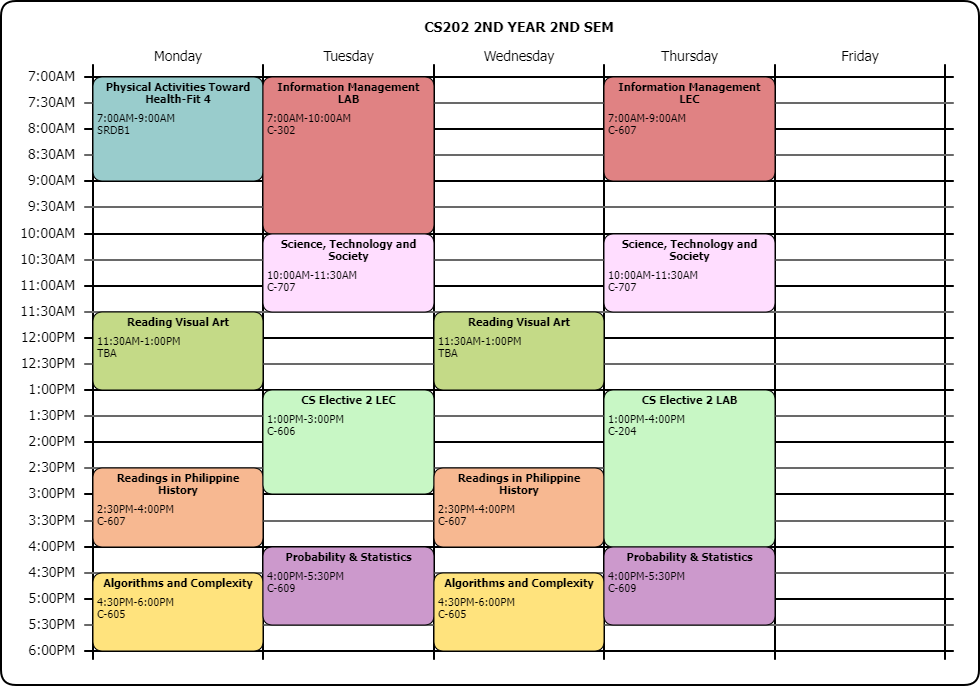
#> input picture backend/chatbot/services/schedule.png, 980 x 686 px
$ python extracted_sched.py
#> lines starting #> are read from the running program, lines starting #| are printed output that depends on the picture
import cv2
import pytesseract

# Load the image
image_path = "./schedule.png"
image = cv2.imread(image_path)
#> image is the input picture: shape (686, 980, 3); mean B, G, R 209, 217.2, 224.6

# Convert to grayscale
gray = cv2.cvtColor(image, cv2.COLOR_BGR2GRAY)
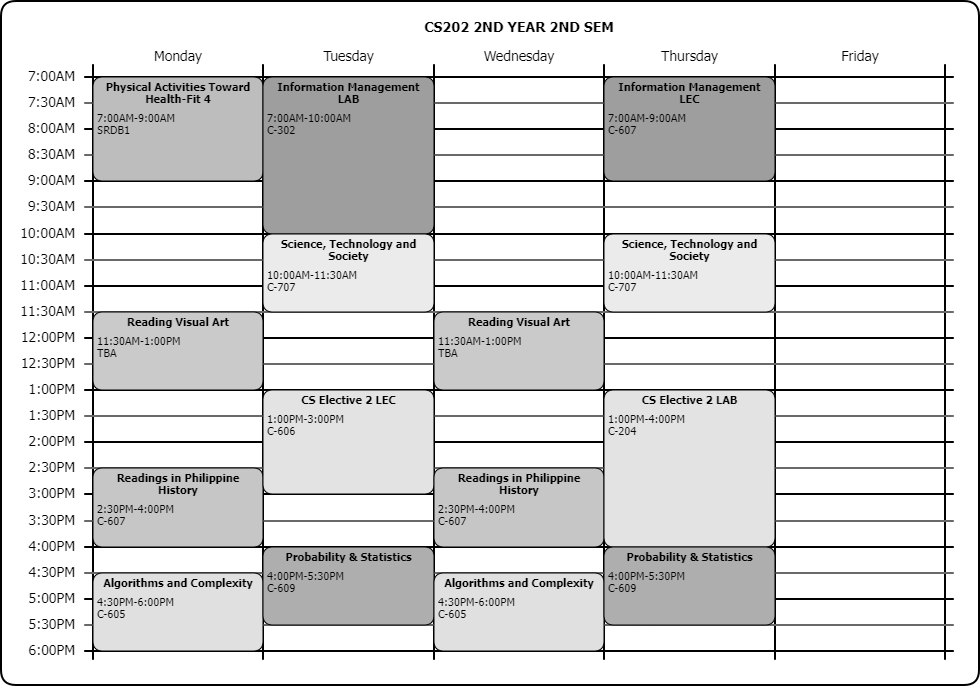
#> gray: shape (686, 980); min 0, max 255, mean 218.5

# Apply adaptive thresholding (better for complex images)
adaptive_thresh = cv2.adaptiveThreshold(
    gray, 255, cv2.ADAPTIVE_THRESH_GAUSSIAN_C, cv2.THRESH_BINARY, 11, 2
)
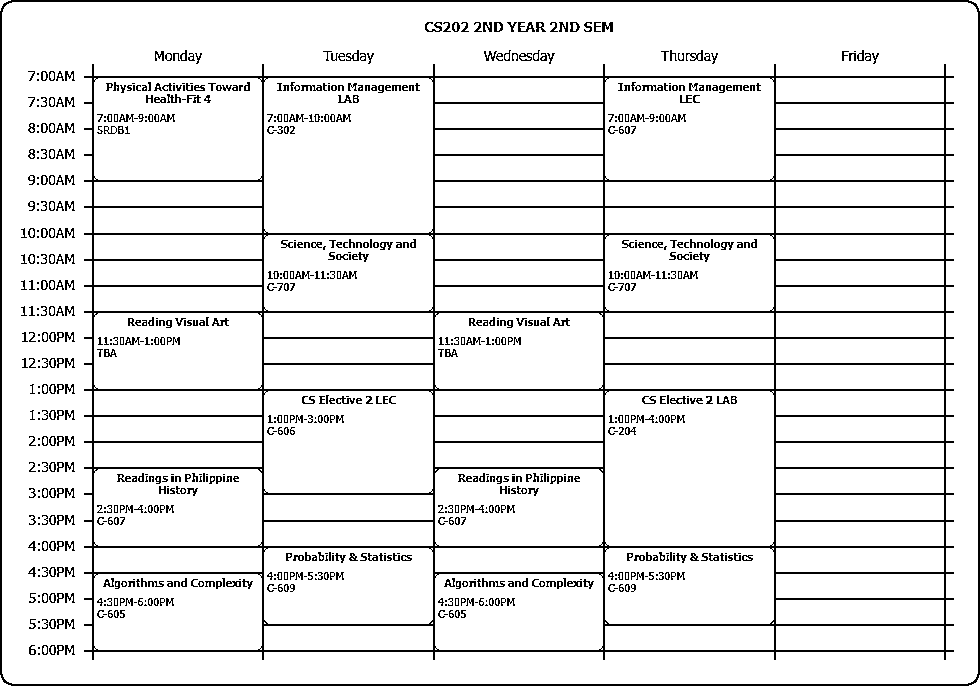
#> adaptive_thresh: shape (686, 980); 91.1% white; black in thin lines or dots

# Optional: Denoising (if needed)
denoised = cv2.fastNlMeansDenoising(adaptive_thresh, None, 30, 7, 21)

# Save processed image for debugging
cv2.imwrite("processed_schedule.png", denoised)

# OCR with Pytesseract
custom_config = r'--psm 6'  # Assume uniform blocks of text
#> (the run stopped early here; a loop or call above may not have finished)
